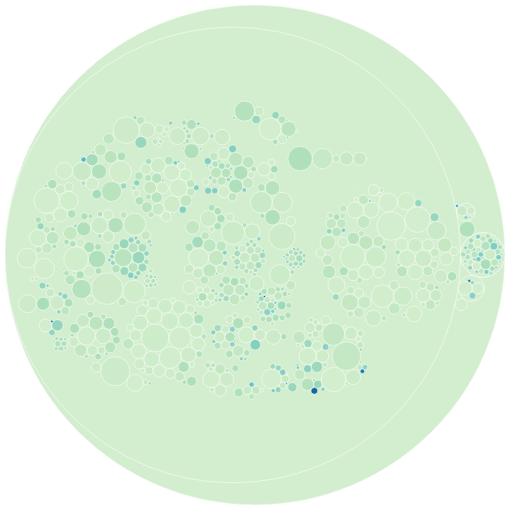

Notebook code cell kept with this figure:
### Code cell
code_ages = ages.query("path.str.endswith('.py') | path.str.endswith('.c')")
desc = cm.vega.vis_ages(code_ages, height=500, width=500)
Vega(desc)

### Figure 1 — Vega specification as saved in the notebook (floating-point values rounded to 4 significant figures; data arrays with more than 128 entries replaced by an {"elided": "..."} marker saying what was removed)
{"$schema": "https://vega.github.io/schema/vega/v4.json", "autosize": "none", "data": [{"name": "tree", "transform": [{"key": "id", "parentKey": "parent", "type": "stratify"}, {"field": "size", "size": [{"signal": "width"}, {"signal": "height"}], "sort": {"field": "value", "order": "descending"}, "type": "pack"}], "values": {"elided": "826 records"}}], "height": 500, "marks": [{"encode": {"enter": {"fill": {"field": "intensity", "scale": "color"}, "shape": {"value": "circle"}, "tooltip": {"signal": "datum.path + (datum.intensity ? ', ' + datum.intensity + ' days' : '') + (datum.size ? ', ' + datum.size + ' loc' : '')"}}, "hover": {"stroke": {"value": "black"}, "strokeWidth": {"value": 2}}, "update": {"size": {"signal": "4 * datum.r * datum.r"}, "stroke": {"value": "white"}, "strokeWidth": {"value": 0.5}, "x": {"field": "x"}, "y": {"field": "y"}}}, "from": {"data": "tree"}, "type": "symbol"}], "padding": 5, "scales": [{"domain": {"data": "tree", "field": "intensity"}, "domainMin": 0, "name": "color", "range": {"scheme": "greenblue"}, "type": "linear"}], "width": 500}
